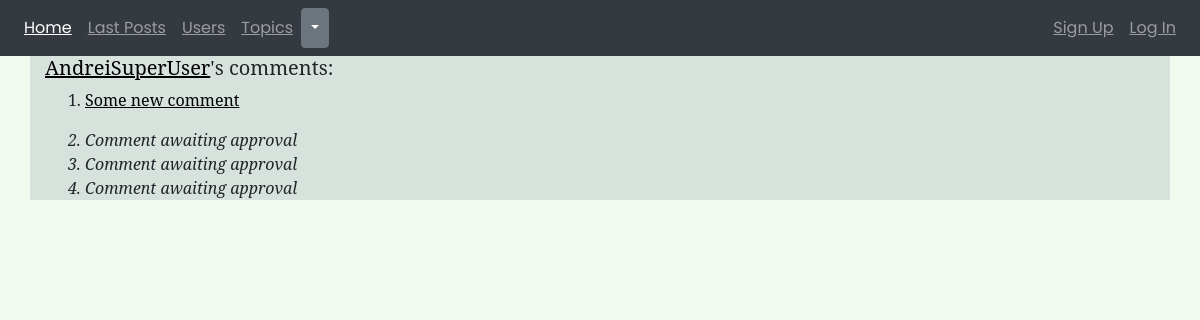
Screenshot of /users/2/comments/ with the database file from the repository.
### posts/models.py (models this page shows, shortened)
class Comment(models.Model):
    post = models.ForeignKey(Post, on_delete=models.CASCADE)
    commenter = models.ForeignKey(User, on_delete=models.CASCADE, default=True)
    text = models.TextField(max_length=1500)
    submited_on = models.DateTimeField(auto_now_add=True)
    active = models.BooleanField(default=False)
    class Meta:
        ordering =['submited_on']

### users/views.py (the view)
# urls.py: path('<int:pk>/comments/',views.UserDetail.as_view(template_name='users/comments.html')
class UserDetail(generic.DetailView):
    model = User
    template_name = 'users/profile.html'
    context_object_name = 'this_user'

### blogsite/context_processors.py (called while the page is built)
def display_topics(request):
    topics = Topic.objects.all()
    return {'topics':topics}

### topics/models.py (called while the page is built)
    def __str__(self):
        return self.name

### users/models.py (called while the page is built)
    def __str__(self):
        return self.username

### users/templates/users/comments.html
{% extends 'users/users_base.html' %}
{% block users_content %}
<div class="container user_info">
<h5><a href="{% url 'users:profile' this_user.pk %}">{{this_user}}</a>'s  comments:</h5>
<ol>
  {% for comment in this_user.comment_set.filter %}
    {% if comment.active %}
    <li><a href="{% url 'posts:detail' comment.post.slug %}">
      {{comment.text|linebreaks}}</a></li>
    {% else %}
    <i><li>Comment awaiting approval</li></i>
    {% endif %}
  {% endfor %}
</ol>
</div>
{% endblock %}

### static/css/master.css (style rules this page uses)
a { color:black; text-decoration: underline; }
body { font-family: 'Noto Serif', serif; background-color: #f1faee; }
.user_info { background-color: #d8e2dc; }

### rows the page displays
Comment: text "Some new comment"
Comment: active "Comment awaiting approval"
Comment: active "Comment awaiting approval"
Comment: active "Comment awaiting approval"

### other values shown
{{ this_user }} "AndreiSuperUser"
